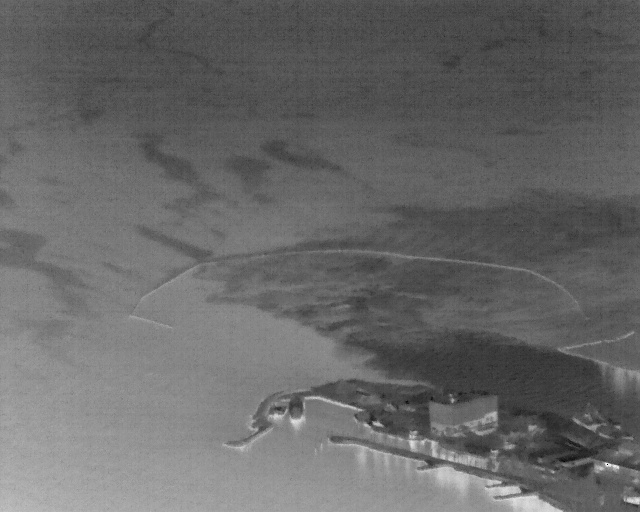
#> input picture thermal_1579648028_0_0.png, 640 x 512 px, found by its file name
$ jupyter execute image_filtering.ipynb   (older library calls are emulated)
#> lines starting #> are read from the running program, lines starting #| are printed output that depends on the picture; after the words box and inside, x2 and y2 are one past the last pixel; in counts of white or black regions, pixels touching at a corner belong together; long printed decimals are rounded
[cell 1]
# Import the usual libraries
import cv2
import os
import numpy as np

[cell 2]
# Change of directory
os.chdir("../data/Images_Labeled")

[cell 3]
# Useful functions
def getNumPixels(image):
    return np.sum(image >= 0)

def getNumBlackPixels(image):
    return np.sum(image == 0)

[cell 4]
# Read the images
img_grey = cv2.imread('thermal_1579648028_0_0.png', cv2.IMREAD_GRAYSCALE)
#> img_grey is the input picture: shape (512, 640); min 0, max 253, mean 103.4
img_grey_2 = cv2.imread('thermal_1597528867_0_0.png', cv2.IMREAD_GRAYSCALE)
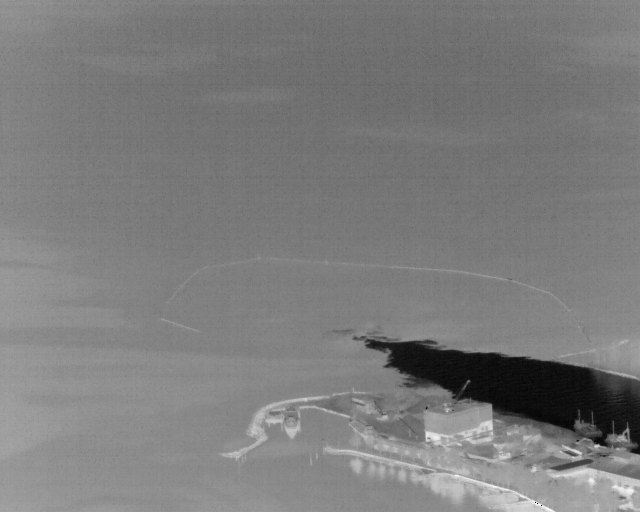
#> input picture thermal_1597528867_0_0.png, 640 x 512 px, found by its file name
#> img_grey_2 is the input picture: shape (512, 640); min 0, max 254, mean 124.2

# Normalize the images
img_grey_norm = np.zeros(img_grey.shape)
img_grey_2_norm = np.zeros(img_grey_2.shape)
result_1 = cv2.normalize(img_grey, img_grey_norm, alpha=0, beta=255, norm_type=cv2.NORM_MINMAX, dtype=cv2.CV_8UC1)
result_2 = cv2.normalize(img_grey_2, img_grey_2_norm, alpha=0, beta=255, norm_type=cv2.NORM_MINMAX, dtype=cv2.CV_8UC1)

# Define thresholds
thresh_1 = np.mean(result_1)
#> thresh_1 = 104.4
thresh_2 = np.mean(result_2)
#> thresh_2 = 124.7

# Threshold the images
img_binary = cv2.threshold(result_1, thresh_1, 255, cv2.THRESH_BINARY)[1]
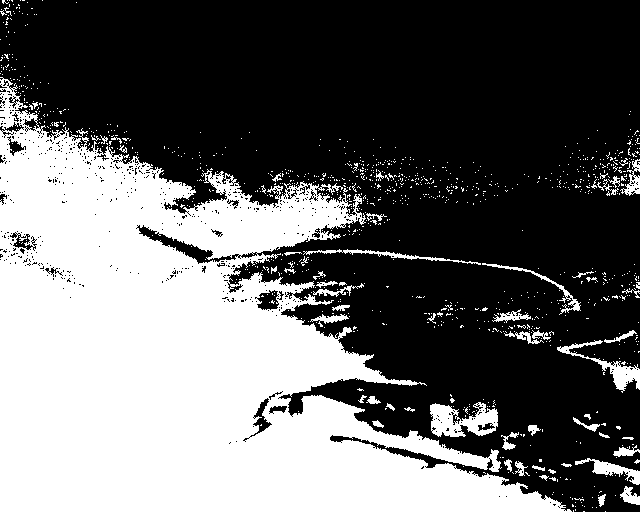
#> img_binary: shape (512, 640); 40.1% white; 1025 white regions (967 under 20 px), largest, box (x1, y1, x2, y2) and area: (0, 77, 572, 512) 121972, (430, 402, 498, 437) 1441, (557, 340, 640, 393) 881
img_binary_2 = cv2.threshold(result_2, thresh_2, 255, cv2.THRESH_BINARY)[1]
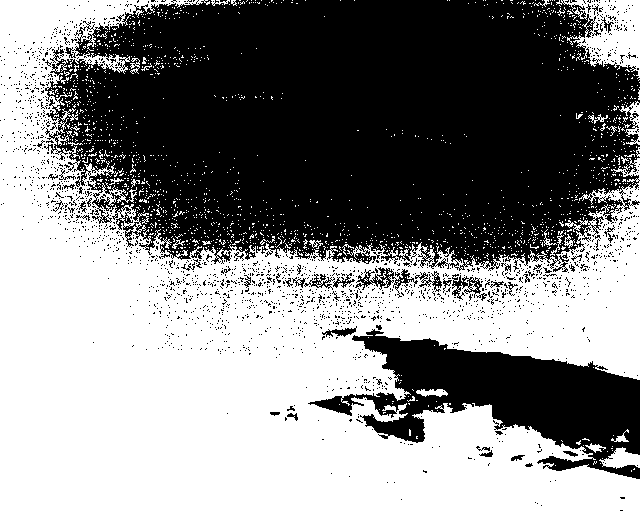
#> img_binary_2: shape (512, 640); 52.4% white; 1963 black regions (1911 under 20 px), largest, box (x1, y1, x2, y2) and area: (44, 0, 640, 272) 127892, (308, 329, 640, 479) 20801, (355, 267, 418, 298) 540

# Change directory
os.chdir("..")
os.chdir("../generated/Automatic_Filtering/Image_Filtering")

# Get the current working directory
cwd = os.getcwd()

# Print the current working directory
print("Current working directory: {0}".format(cwd))

# Save images
cv2.imwrite('black-and-white.png',img_binary)
cv2.imwrite('black-and-white-2.png',img_binary_2)

# Extracting the number of black pixels of the first image
number_of_black_pix = getNumBlackPixels(img_binary)
#> number_of_black_pix = 196350
print("Number of black pixels 1:", number_of_black_pix)
#| Number of black pixels 1: 196350
total_pix = getNumPixels(img_binary)
#> total_pix = 327680
print("Number of pixels 1:", total_pix)
#| Number of pixels 1: 327680


# Percentage of black pixels of the first image
percentage_1 = number_of_black_pix/total_pix * 100
#> percentage_1 = 59.92
print("Percentage 1:", percentage_1, "%")
#| Percentage 1: 59.921 %


# Extracting the number of black pixels of the second image
number_of_black_pix_2 = getNumBlackPixels(img_binary_2)
#> number_of_black_pix_2 = 155978
print("Number of black pixels 2:", number_of_black_pix_2)
#| Number of black pixels 2: 155978
total_pix_2 = getNumPixels(img_binary_2)
#> total_pix_2 = 327680
print("Number of pixels 2:", total_pix_2)
#| Number of pixels 2: 327680

# Percentage of black pixels of the second image
percentage_2 = number_of_black_pix_2/total_pix_2 * 100
#> percentage_2 = 47.6
print("Percentage 2:", percentage_2, "%")
#| Percentage 2: 47.601 %
